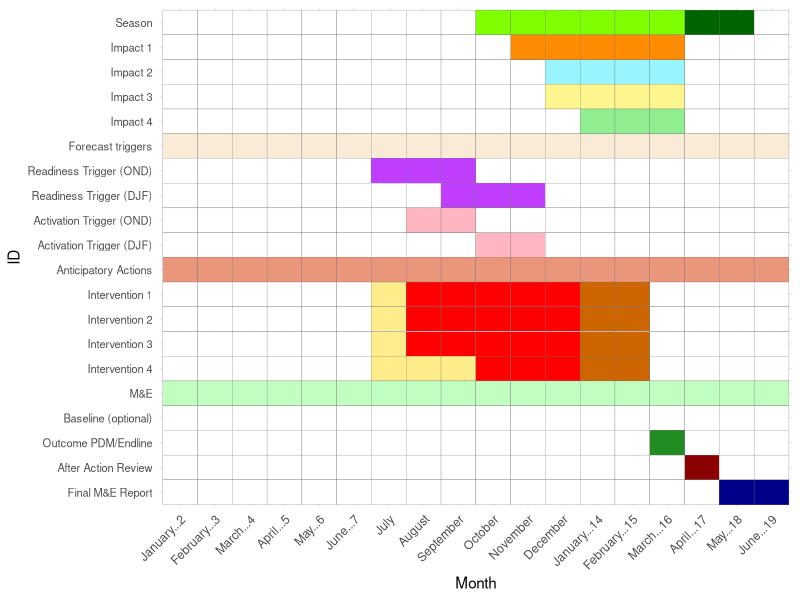
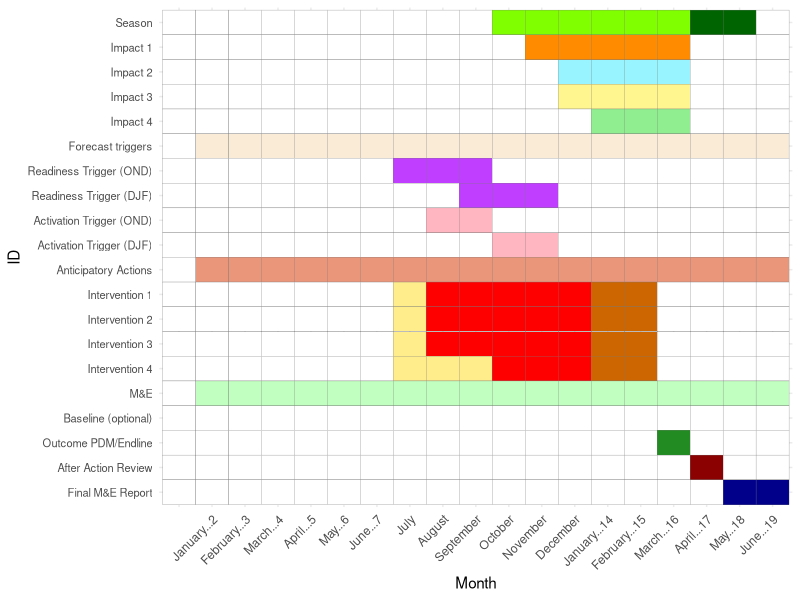

Here is the R script that generated these plots, in order:
# NEED TO DOWNLOAD 2 EXCEL FILES: all1.xlsx and left.xlsx
#install.packages(c("readxl", "ggplot2", "tidyverse"))
library(readxl)
library(ggplot2)
library(tidyverse)

# Reading the Excel file
data <- read_excel("all1.xlsx") 

# Reshaping the data from wide to long format
data_long <- data %>% pivot_longer(cols = -ID, names_to = "Month", values_to = "Value")

# Creating a color vector to represent the values 0-17
colors <- c("white", "chartreuse", "chartreuse", "darkgreen", "darkorange", "cadetblue1", "khaki1",
            "lightgreen", "darkorchid1", "lightpink", "lightgoldenrod1", "red", "darkorange3", "forestgreen",
            "darkred", "antiquewhite", "darksalmon", "darkseagreen1","blue4") # Change colors as per need

# Convert 'Value' to a factor
data_long <- data_long %>% 
  mutate(Value = as.factor(Value))

# Set the order of the y-axis categories
y_order <- c("Season", "Impact 1", "Impact 2", "Impact 3", "Impact 4", "Forecast triggers", 
             "Readiness Trigger (OND)", "Readiness Trigger (DJF)", "Activation Trigger (OND)", 
             "Activation Trigger (DJF)", "Anticipatory Actions", "Intervention 1", "Intervention 2", 
             "Intervention 3", "Intervention 4", "M&E", "Baseline (optional)", "Outcome PDM/Endline", 
             "After Action Review", "Final M&E Report")
data_long$ID <- factor(data_long$ID, levels = rev(y_order))

# Create the Gantt chart
plot <- ggplot(data_long, aes(x = Month, y = ID, fill = Value)) +
  geom_tile(color = "gray48") +
  scale_fill_manual(values = colors) +
  theme_minimal() +
  scale_x_discrete(limits = unique(data_long$Month[order(data_long$ID)]), position = "bottom") + # Position the x-axis labels at the bottom
  scale_y_discrete(limits = rev(y_order)) +
  theme(axis.text.x = element_text(angle = 45, hjust = 1), # Adjust angle and hjust for better visibility
        axis.ticks.x = element_blank(),
        axis.text.y = element_text(size = 8),
        legend.position = "none")

print(plot)


# Read the new Excel file
data_left <- read_excel("left.xlsx")

# Create a new dataframe matching the shape of data_long
data_left_long <- data.frame(
  ID = data_left$ID,
  Month = rep("", length(data_left$ID)),
  Value = factor(rep(0, length(data_left$ID))) # Assuming a value of 0 for these cells
)

# Swap the order of the plots by changing the 'Month' values in the dataframes
# For the original plot, change "right" to "left"
data_long$Month <- ifelse(data_long$Month == "right", "left", data_long$Month)

# For the left plot, change "left" to "right"
data_left_long$Month <- ifelse(data_left_long$Month == "left", "right", data_left_long$Month)

# Combine the original data with the new data
data_combined <- rbind(data_left_long, data_long)

# Create the combined Gantt chart
plot_combined <- ggplot(data_combined, aes(x = Month, y = ID, fill = Value)) +
  geom_tile(color = "gray48") +
  scale_fill_manual(values = colors) +
  theme_minimal() +
  scale_x_discrete(limits = unique(data_combined$Month[order(data_combined$ID)]), position = "bottom") + # Position the x-axis labels at the bottom
  scale_y_discrete(limits = rev(y_order)) +
  theme(axis.text.x = element_text(angle = 45, hjust = 1), # Adjust angle and hjust for better visibility
        axis.ticks.x = element_blank(),
        axis.text.y = element_text(size = 8),
        legend.position = "none")

# Display the combined Gantt chart inside RStudio
print(plot_combined)